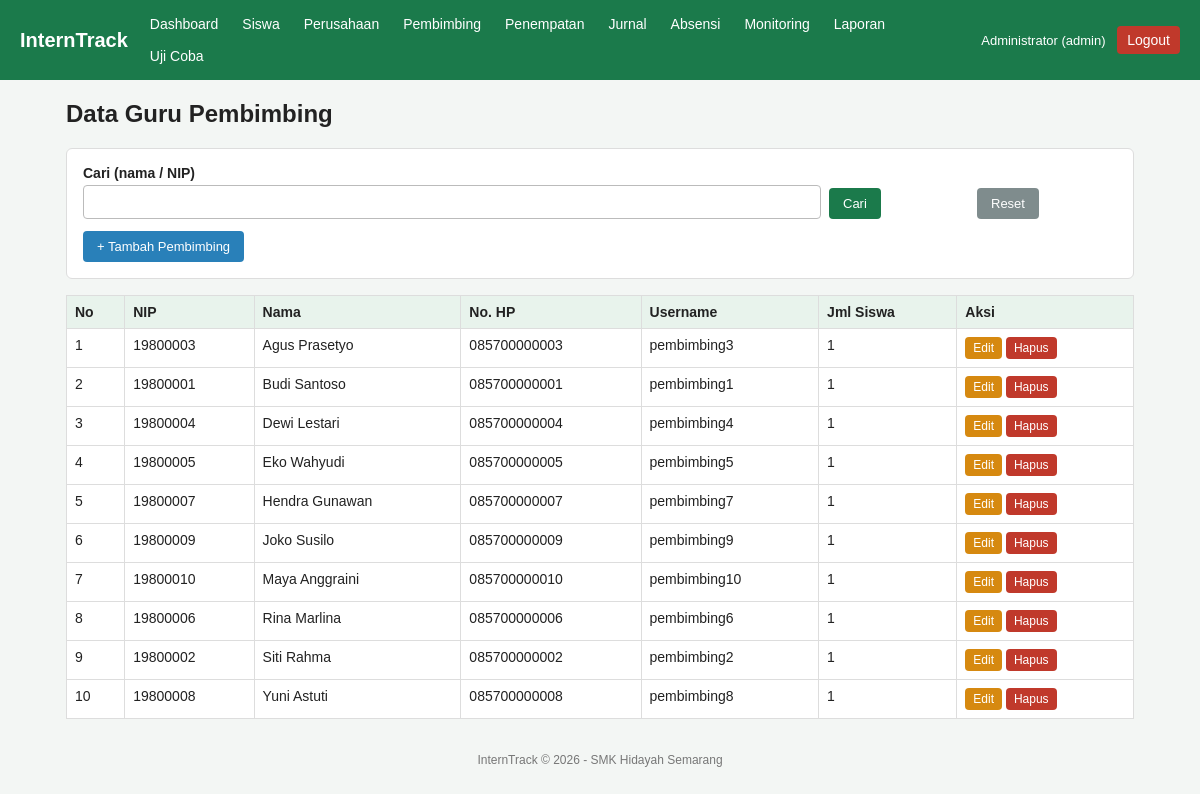
Screenshot of /admin/pembimbing.php (signed in) with the database file from the repository.
### tables this page shows
CREATE TABLE pembimbing (
  id INT AUTO_INCREMENT PRIMARY KEY,
  user_id INT NOT NULL,
  nip VARCHAR(20) NOT NULL UNIQUE,
  nama VARCHAR(100) NOT NULL,
  no_hp VARCHAR(20),
  FOREIGN KEY (user_id) REFERENCES users(id) ON DELETE CASCADE
);

CREATE TABLE users (
  id INT AUTO_INCREMENT PRIMARY KEY,
  username VARCHAR(50) NOT NULL UNIQUE,
  password VARCHAR(255) NOT NULL,
  nama VARCHAR(100) NOT NULL,
  role ENUM('admin','pembimbing','siswa') NOT NULL
);

### config/koneksi.php (called while the page is built, shortened)
<?php
function e($s) {
    return htmlspecialchars((string)$s, ENT_QUOTES, 'UTF-8');
}

### admin/pembimbing.php (the view, shortened to what this page needs)
<?php
require __DIR__ . '/../config/koneksi.php';
$aksi = $_GET['aksi'] ?? 'list';
$errors = [];
$data = ['nip' => '', 'nama' => '', 'no_hp' => '', 'username' => ''];
include __DIR__ . '/../config/header.php';
if ($aksi === 'tambah' || $aksi === 'edit'):
    $id = (int)($_GET['id'] ?? $_POST['id'] ?? 0);
?>
<div class="card">
    <h3><?= $aksi === 'tambah' ? 'Tambah' : 'Edit' ?> Pembimbing</h3>
    <?php foreach ($errors as $er): ?><div class="alert error"><?= e($er) ?></div><?php endforeach; ?>
    <form method="post" action="pembimbing.php?aksi=<?= e($aksi) ?>">
        <input type="hidden" name="id" value="<?= $id ?>">
        <label>NIP</label><input type="text" name="nip" value="<?= e($data['nip']) ?>">
        <label>Nama</label><input type="text" name="nama" value="<?= e($data['nama']) ?>">
        <label>No. HP</label><input type="text" name="no_hp" value="<?= e($data['no_hp']) ?>">
        <label>Username login</label><input type="text" name="username" value="<?= e($data['username']) ?>">
        <label>Password <?= $aksi === 'edit' ? '(kosongkan jika tidak diubah)' : '(kosong = "password")' ?></label>
        <input type="password" name="password">
        <p><button class="btn" type="submit">Simpan</button> <a class="btn abu" href="pembimbing.php">Batal</a></p>
    </form>
</div>
<?php
else:
    $q = trim($_GET['q'] ?? '');
    $st = $pdo->prepare("SELECT p.*, u.username, (SELECT COUNT(*) FROM penempatan x WHERE x.pembimbing_id = p.id) AS jml
                         FROM pembimbing p JOIN users u ON u.id = p.user_id
                         WHERE p.nama LIKE ? OR p.nip LIKE ? ORDER BY p.nama");
    $st->execute(["%$q%", "%$q%"]);
    $rows = $st->fetchAll();
?>
<div class="card">
    <form method="get" class="filter">
        <div><label>Cari (nama / NIP)</label><input type="text" name="q" value="<?= e($q) ?>"></div>
        <div style="flex:0"><button class="btn" type="submit">Cari</button></div>
        <div style="flex:0"><a class="btn abu" href="pembimbing.php">Reset</a></div>
    </form>
    <a class="btn biru" href="pembimbing.php?aksi=tambah">+ Tambah Pembimbing</a>
</div>
<table>
    <tr><th>No</th><th>NIP</th><th>Nama</th><th>No. HP</th><th>Username</th><th>Jml Siswa</th><th>Aksi</th></tr>
    <?php foreach ($rows as $i => $r): ?>
    <tr>
        <td><?= $i + 1 ?></td><td><?= e($r['nip']) ?></td><td><?= e($r['nama']) ?></td><td><?= e($r['no_hp']) ?></td>
        <td><?= e($r['username']) ?></td><td><?= $r['jml'] ?></td>
        <td>
            <a class="btn kecil kuning" href="pembimbing.php?aksi=edit&id=<?= $r['id'] ?>">Edit</a>
            <form class="inline" method="post" action="pembimbing.php?aksi=hapus" onsubmit="return confirm('Hapus pembimbing ini?')">
                <button class="btn kecil merah" type="submit">Hapus</button>
            </form>
        </td>
    </tr>
    <?php endforeach; ?>
</table>
<?php endif; ?>
<?php include __DIR__ . '/../config/footer.php'; ?>

### assets/style.css (style rules this page uses)
* { box-sizing: border-box; }
body { font-family: Arial, sans-serif; margin: 0; background: #f3f6f4; color: #222; }
.card { background: #fff; border-radius: 6px; padding: 16px; margin-bottom: 16px; border: 1px solid #ddd; }
table { width: 100%; border-collapse: collapse; background: #fff; }
th, td { border: 1px solid #ddd; padding: 8px; text-align: left; font-size: 14px; vertical-align: top; }
th { background: #e8f3ec; }
label { display: block; margin: 10px 0 4px; font-weight: bold; font-size: 14px; }
input[type=text], input[type=password], input[type=date], input[type=number], select, textarea { width: 100%; padding: 8px; border: 1px solid #bbb; border-radius: 4px; font-size: 14px; }
.btn { display: inline-block; background: #1b7a4b; color: #fff; border: 0; padding: 8px 14px; border-radius: 4px; cursor: pointer; text-decoration: none; font-size: 13px; }
.btn.biru { background: #2980b9; }
.btn.merah { background: #c0392b; }
.btn.abu { background: #7f8c8d; }
.btn.kuning { background: #d68910; }
.btn.kecil { padding: 4px 8px; font-size: 12px; }
form.inline { display: inline; }
.filter { display: flex; flex-wrap: wrap; gap: 8px; margin-bottom: 12px; align-items: end; }
.filter > div { flex: 1; min-width: 140px; }
.filter label { margin-top: 0; }

### rows the page displays
pembimbing: nip "19800003", nama "Agus Prasetyo", no_hp "085700000003", user.username "pembimbing3", jml "1"
pembimbing: nip "19800001", nama "Budi Santoso", no_hp "085700000001", user.username "pembimbing1", jml "1"
pembimbing: nip "19800004", nama "Dewi Lestari", no_hp "085700000004", user.username "pembimbing4", jml "1"
pembimbing: nip "19800005", nama "Eko Wahyudi", no_hp "085700000005", user.username "pembimbing5", jml "1"
pembimbing: nip "19800007", nama "Hendra Gunawan", no_hp "085700000007", user.username "pembimbing7", jml "1"
pembimbing: nip "19800009", nama "Joko Susilo", no_hp "085700000009", user.username "pembimbing9", jml "1"
pembimbing: nip "19800010", nama "Maya Anggraini", no_hp "085700000010", user.username "pembimbing10", jml "1"
pembimbing: nip "19800006", nama "Rina Marlina", no_hp "085700000006", user.username "pembimbing6", jml "1"
pembimbing: nip "19800002", nama "Siti Rahma", no_hp "085700000002", user.username "pembimbing2", jml "1"
pembimbing: nip "19800008", nama "Yuni Astuti", no_hp "085700000008", user.username "pembimbing8", jml "1"

### other values shown
$label "Dashboard"
$label "Siswa"
$label "Perusahaan"
$label "Pembimbing"
$label "Penempatan"
$label "Jurnal"
$label "Absensi"
$label "Monitoring"
$label "Laporan"
$label "Uji Coba"
$_SESSION['user']['nama'] "Administrator"
$role "admin"
$judul "Data Guru Pembimbing"
